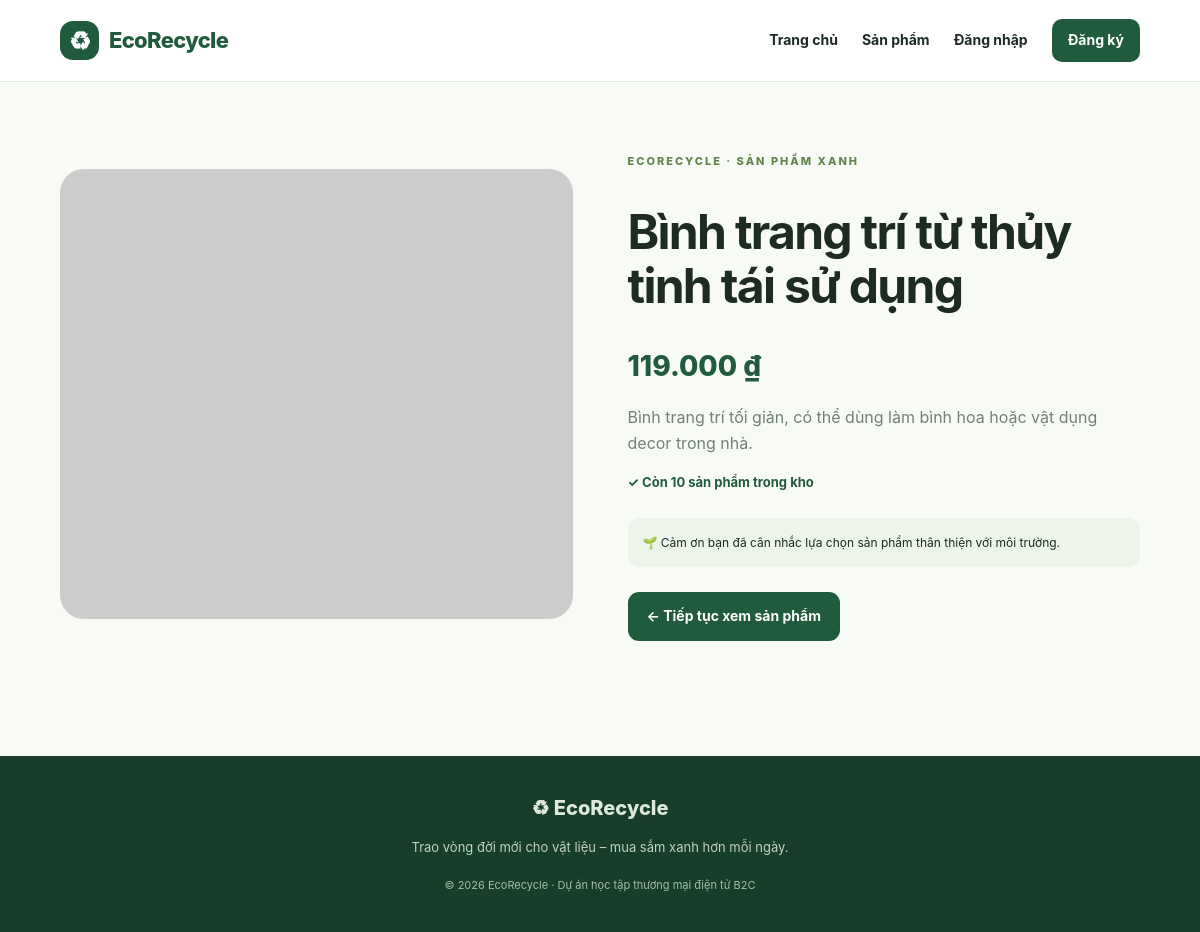
Screenshot of /public/product.php?id=4 with the database file from the repository.
### tables this page shows
CREATE TABLE IF NOT EXISTS products (
  id INT UNSIGNED AUTO_INCREMENT PRIMARY KEY,
  name VARCHAR(180) NOT NULL,
  description TEXT NOT NULL,
  price DECIMAL(12,2) NOT NULL DEFAULT 0,
  stock INT NOT NULL DEFAULT 0,
  image_url VARCHAR(1000) DEFAULT '',
  status ENUM('active','hidden') NOT NULL DEFAULT 'active',
  created_at TIMESTAMP NOT NULL DEFAULT CURRENT_TIMESTAMP,
  updated_at TIMESTAMP NOT NULL DEFAULT CURRENT_TIMESTAMP ON UPDATE CURRENT_TIMESTAMP,
  INDEX idx_products_status (status),
  INDEX idx_products_name (name)
);

### includes/functions.php (called while the page is built, shortened)
<?php
function e(?string $value): string {
    return htmlspecialchars($value ?? '', ENT_QUOTES, 'UTF-8');
}
function money(float|int|string $amount): string {
    return number_format((float)$amount, 0, ',', '.') . ' ₫';
}

### public/product.php (the view, shortened to what this page needs)
<?php
require_once __DIR__ . '/../config/database.php';
require_once __DIR__ . '/../includes/functions.php';
$id = filter_input(INPUT_GET, 'id', FILTER_VALIDATE_INT);
$stmt = $pdo->prepare("SELECT * FROM products WHERE id = ? AND status = 'active'");
$stmt->execute([$id ?: 0]); $product = $stmt->fetch();
require __DIR__ . '/../includes/header.php';
?>
<div class="detail-layout">
  <div class="detail-image"><img src="<?= e($product['image_url']) ?>" alt="<?= e($product['name']) ?>" onerror="this.src='https://placehold.co/800x700/e8f2e8/245a3b?text=EcoRecycle'"></div>
  <div class="detail-copy"><span class="eyebrow">ECORECYCLE · SẢN PHẨM XANH</span><h1><?= e($product['name']) ?></h1><div class="detail-price"><?= money($product['price']) ?></div><p><?= nl2br(e($product['description'])) ?></p><p class="stock-note"><?= (int)$product['stock'] > 0 ? '✓ Còn ' . (int)$product['stock'] . ' sản phẩm trong kho' : 'Tạm hết hàng' ?></p><div class="notice">🌱 Cảm ơn bạn đã cân nhắc lựa chọn sản phẩm thân thiện với môi trường.</div><a class="button button-primary" href="products.php">← Tiếp tục xem sản phẩm</a></div>
</div>
<?php require __DIR__ . '/../includes/footer.php'; ?>

### public/assets/style.css (style rules this page uses)
:root { --green:#205b3d;--green-dark:#153d2b;--mint:#e8f2e8;--lime:#c6e7a3;--ink:#1d2b22;--muted:#718078;--line:#e4eae4;--white:#fff;--paper:#f8faf6;--radius:20px;--shadow:0 18px 50px rgba(26,69,43,.09) }
* { box-sizing:border-box }
html { scroll-behavior:smooth }
body { margin:0;background:var(--paper);color:var(--ink);font-family:Inter,"Segoe UI",Arial,sans-serif;line-height:1.6 }
a { color:inherit;text-decoration:none }
.eyebrow { font-size:11px;font-weight:850;letter-spacing:2px;color:#62854d }
.button { display:inline-flex;align-items:center;justify-content:center;gap:8px;border:0;border-radius:11px;padding:13px 19px;font-weight:750;font-size:14px;cursor:pointer;transition:transform .2s,background .2s }
.button-primary { background:var(--green);color:white }
.detail-layout { display:grid;grid-template-columns:1fr 1fr;gap:55px;align-items:center;padding:65px 0 }
.detail-image { height:450px;border-radius:24px;overflow:hidden;background:var(--mint) }
.detail-image img { width:100%;height:100%;object-fit:cover }
.detail-copy h1 { font-size:clamp(32px,4vw,48px);line-height:1.12;letter-spacing:-1.7px }
.detail-copy>p { color:var(--muted) }
.detail-price { font-size:28px;color:var(--green);font-weight:850 }
.stock-note { font-size:13px;color:var(--green)!important;font-weight:750 }
.notice { padding:15px;background:#edf4e9;border-radius:12px;font-size:12px;margin:25px 0 }

### rows the page displays
products: name "Bình trang trí từ thủy tinh tái sử dụng", price "119.000 ₫", description "Bình trang trí tối giản, có thể dùng làm bình hoa hoặc vật dụng decor trong nhà.", stock "10"
